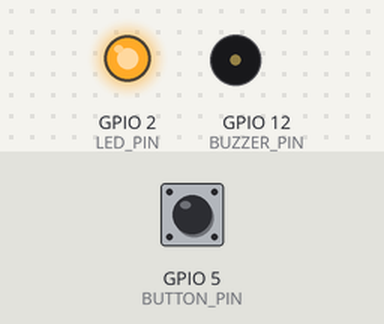
A program run on a simulated ESP8266 (NodeMCU). Shown: output pins drawn as LEDs (lit = HIGH), buzzer (waves = sounding, pin HIGH). Dashed ring = blinking. Inputs (shaded band) come from the test bench; at power-on: GPIO 5 (BUTTON_PIN) LOW. What the program prints to the serial monitor is not drawn.

Above: at 1.2 s.
1.3 s: GPIO 5 (BUTTON_PIN) pulled HIGH for 0.15 s
At 1.37 s:
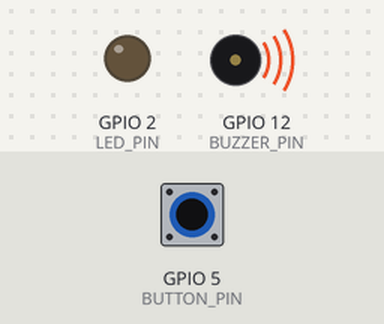
2.9 s: GPIO 5 (BUTTON_PIN) pulled HIGH for 1 s
At 4.4 s:
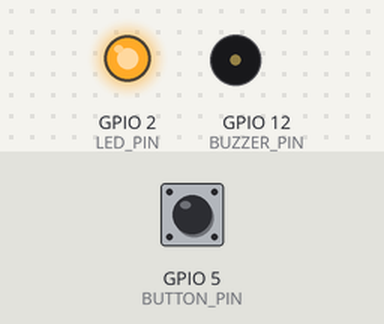
6.9 s: GPIO 5 (BUTTON_PIN) driven HIGH
At 7.9 s:
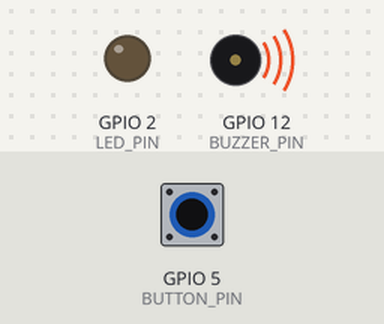
9.9 s: GPIO 5 (BUTTON_PIN) driven LOW
At 10.2 s:
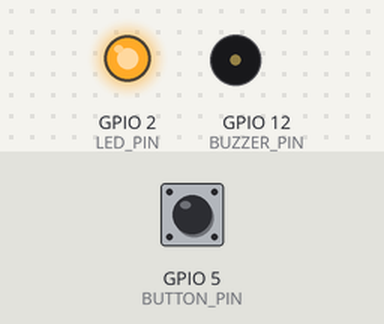
12.9 s: GPIO 5 (BUTTON_PIN) pulsed HIGH 5 times (0.12 s each, 0.3 s apart)
At 13.11 s:
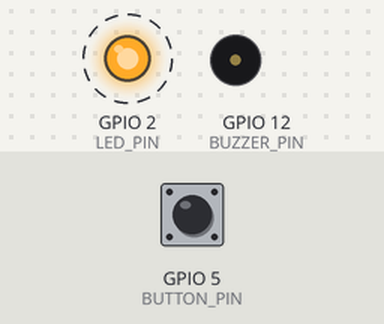
Timing chart, 0 to 15.9 s (numbered marks = the images above; inputs shaded):
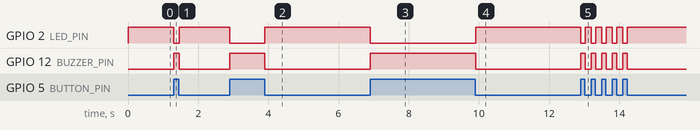

The program:

main.cpp
```cpp
#include <Arduino.h>

// set pin numbers
#define BUTTON_PIN 5 // the number of the pushbutton pin
#define LED_PIN 2    // the number of the LED pin
#define BUZZER_PIN 12 // the number of the buzzer pin

// variable for storing the pushbutton status
int buttonState = 0;

void setup()
{
    Serial.begin(115200);

    // initialize the pushbutton pin as an input
    pinMode(BUTTON_PIN, INPUT);
    // initialize the LED and the buzzer pins as an output
    pinMode(BUZZER_PIN, OUTPUT);
    pinMode(LED_PIN, OUTPUT);
}

void loop()
{
    // read the state of the pushbutton value
    buttonState = digitalRead(BUTTON_PIN);

    // check if the pushbutton is pressed.
    // if it is, the buttonState is HIGH
    if (buttonState == HIGH)
    {
        Serial.print("The button is pressed: ");
        Serial.println(buttonState);

        digitalWrite(LED_PIN, LOW);
        digitalWrite(BUZZER_PIN, HIGH);
    }
    else
    {
        Serial.print("The button is released: ");
        Serial.println(buttonState);

        digitalWrite(LED_PIN, HIGH);
        digitalWrite(BUZZER_PIN, LOW);
    }
}
```

Measured:
- after the input at 1.3 s, GPIO 2 (LED_PIN): HIGH → LOW at once, → HIGH 0.15 s later; GPIO 12 (BUZZER_PIN): LOW → HIGH at once, → LOW 0.15 s later
- after the input at 2.9 s, GPIO 2 (LED_PIN): HIGH → LOW at once, → HIGH 1.0 s later; GPIO 12 (BUZZER_PIN): LOW → HIGH at once, → LOW 1.0 s later
- after the input at 6.9 s, GPIO 2 (LED_PIN): HIGH → LOW at once; GPIO 12 (BUZZER_PIN): LOW → HIGH at once
- after the input at 9.9 s, GPIO 2 (LED_PIN): LOW → HIGH at once; GPIO 12 (BUZZER_PIN): HIGH → LOW at once
- after the input at 12.9 s, GPIO 2 (LED_PIN): alternates HIGH for 0.18 s and LOW for 0.12 s, 10 changes in all, then stays HIGH, starting at once; GPIO 12 (BUZZER_PIN): alternates HIGH for 0.12 s and LOW for 0.18 s, 10 changes in all, then stays LOW, starting at once
